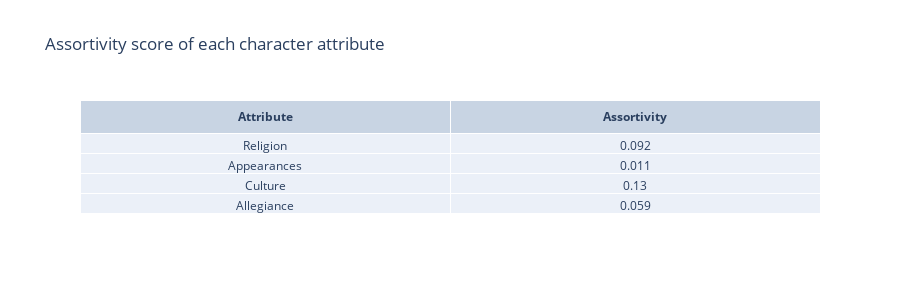

Notebook code for this chart:
### Markdown cell above
<h2 align= "center" > 3.2 Assortivity </h2> 

Next we are looking into assortivity of each of our character attributes to see if any of these could indicate whether the characters are linked based on their attribute. This could also help us understand how they are connected, and maybe how we could discover communities in our network.

### Code cell
A, assor = [], []
attributes = ["religion", "appearances", "culture", "allegiance"]
for attribute in attributes: 
    A.append(attribute.capitalize())
    assor.append(np.round(nx.attribute_assortativity_coefficient(G, attribute),3))

fig = go.Figure(data=[go.Table(header=dict(values=['<b>Attribute</b>', '<b>Assortivity</b>']),
                 cells=dict(values=[A, assor]))
                     ])
fig.update_layout(
        height=300,
        showlegend=False,
        title_text = "Assortivity score of each character attribute"
    )
fig.show()

### Figure 1 — Plotly figure (JSON) as saved in the notebook; plotly's stock layout.template omitted (floating-point values rounded to 4 significant figures)
{"data": [{"cells": {"values": [["Religion", "Appearances", "Culture", "Allegiance"], [0.092, 0.011, 0.13, 0.059]]}, "header": {"values": ["<b>Attribute</b>", "<b>Assortivity</b>"]}, "type": "table"}], "layout": {"height": 300, "showlegend": false, "title": {"text": "Assortivity score of each character attribute"}}}
